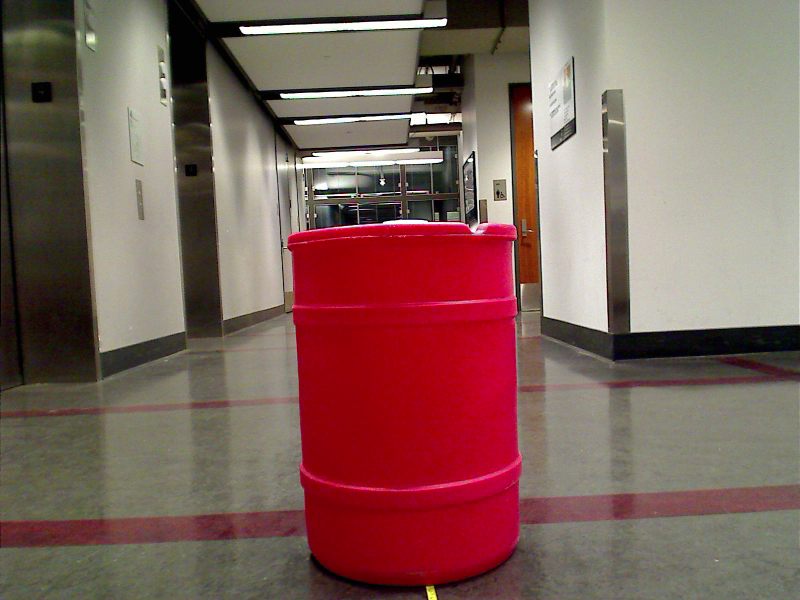
%> input picture project_1/1.3.png, 1600 x 1200 px (shown at 1/2 size)
$ octave --eval "result = detect_barrel(imread('1.3.png'));"   (GNU Octave 9; MATLAB toolbox functions it lacks are replaced by stand-ins)
%> lines starting %> are read from the running program, lines starting %| are printed output that depends on the picture; in (x1, y1, x2, y2) boxes, pixels count from 0 and x2, y2 are one past the last pixel; in counts of white or black regions, pixels touching at a corner belong together; the program's own positions count from 1
function [x, y, d] = detect_barrel(rgbim)
load('model.mat');

% get image
G = fspecial('gaussian',[10 10],10);
rgbim = imfilter(rgbim,G,'same');
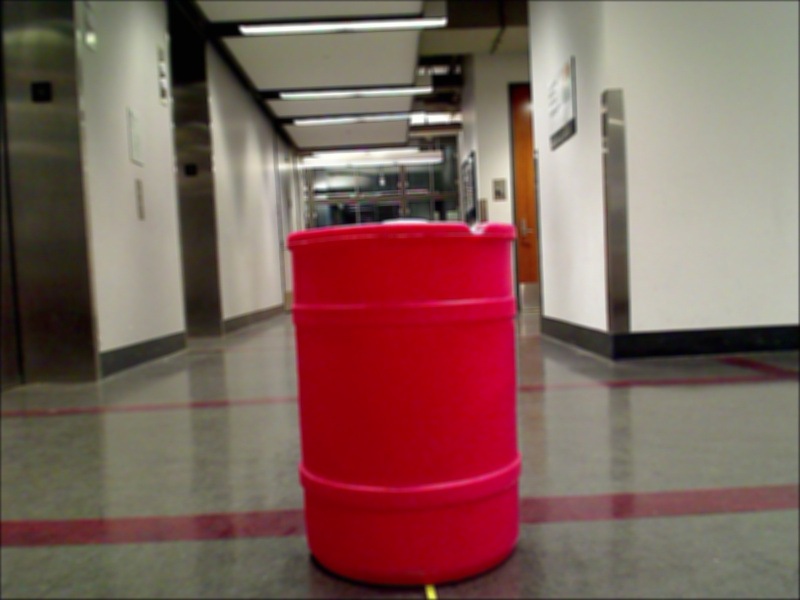
%> rgbim: size 1200x1600x3 uint8 (shown at 1/2 size); mean R, G, B 128.5, 98.1, 90.8
im = rgb2ycbcr(rgbim);
%> im: size 1200x1600x3 uint8; mean of channels 1, 2, 3 107.3, 120.3, 141.9
[r,c,~] = size(im);
%> r = 1200; c = 1600

% get pixel values
Y = reshape(im(:,:,1),r*c,1);
Cb = reshape(im(:,:,2),r*c,1);
Cr = reshape(im(:,:,3),r*c,1);
colors = double([Y Cb Cr]);

S = [];
iteration = 1;
while isempty(S) && iteration ~= length(models)
    % calculate probability density of each pixel
    P = zeros(r*c,models{iteration}.model1.num_clusters+models{iteration}.model2.num_clusters);
    DM = zeros(r*c,models{iteration}.model1.num_clusters+models{iteration}.model2.num_clusters);
    for j = 1:models{iteration}.model1.num_clusters
        P(:,j) = compute_gaussian_density(colors,models{iteration}.model1.mean(j,:),models{iteration}.model1.cov{j});
        mean_centered = bsxfun(@minus,colors,models{iteration}.model1.mean(j,:));
        DM(:,j) = sqrt(sum((mean_centered/models{iteration}.model1.cov{j}).*mean_centered,2));
    end
    for j = models{iteration}.model1.num_clusters+1:models{iteration}.model1.num_clusters+models{iteration}.model2.num_clusters
        P(:,j) = compute_gaussian_density(colors,models{iteration}.model2.mean(j-models{iteration}.model1.num_clusters,:),models{iteration}.model2.cov{j-models{iteration}.model1.num_clusters});
        mean_centered = bsxfun(@minus,colors,models{iteration}.model2.mean(j-models{iteration}.model1.num_clusters,:));
        DM(:,j) = sqrt(sum((mean_centered/models{iteration}.model2.cov{j-models{iteration}.model1.num_clusters}).*mean_centered,2));
    end

    [~,idx] = max(DM,[],2);
    size(idx)
    mask = reshape(idx > models{iteration}.model1.num_clusters,r,c);
    se_o = strel('square',25);
    se_c = strel('square',8);
    mask = imclose(mask,se_c);
    mask = imopen(mask,se_o);

    CC = bwconncomp(mask);
    S = regionprops(CC);
    indicator = false(length(S),1);
    BB_size = zeros(length(S),2);
    Area = zeros(length(S),1);
    for j = 1:length(S)
        BB_size(j,:) = S(j).BoundingBox(3:4);
        Area(j) = S(j).Area;
    end
    a_filt = Area >= 2280;
    S = S(a_filt);
    depth = zeros(length(S),1);

    for j = 1:length(S)
        [w,w_idx] = min(S(j).BoundingBox(3:4));
        [h,~] = max(S(j).BoundingBox(3:4));
        if abs(w/h-40/57)/(40/57) < 0.3
            indicator(j) = true;
        end
        if w_idx == 1
            depth(j) = 40*11.35/w;
        else
            depth(j) = 57*11.35/h;
        end
    end
    S = S(indicator);
    depth = depth(indicator);

    x = zeros(length(S),1);
    y = zeros(length(S),1);
    d = zeros(length(S),1);
    for j = 1:length(S)
        x(j) = S(j).Centroid(1);
        y(j) = S(j).Centroid(2);
        d(j) = depth(j);
    end
    iteration = iteration+1;
end
%> this loop made 1 pass
%> (CC, a_filt, depth) on pass 1: (1 connected component, true, 1)
%> pass 1, in detect_barrel, `mask = reshape(idx > models{iteration}.model1.num_clusters,r,c);`:
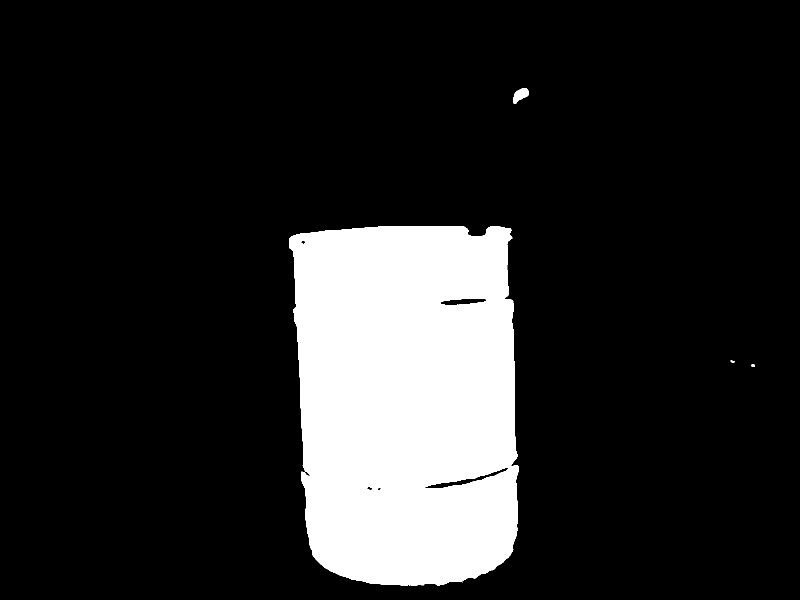
%> mask: size 1200x1600 logical (shown at 1/2 size); 15.4% white; 5 white regions (1 under 20 px), largest, box (x1, y1, x2, y2) and area: (578, 452, 1037, 1171) 294919, (1026, 177, 1058, 208) 588, (1502, 728, 1510, 734) 34, (1461, 721, 1470, 725) 24
%> pass 1, in detect_barrel, `mask = imopen(mask,se_o);`:
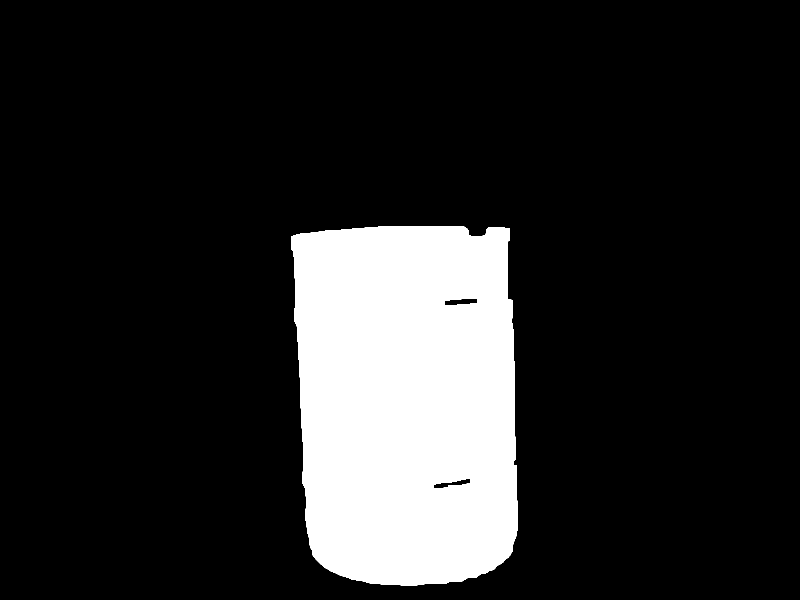
%> mask: size 1200x1600 logical (shown at 1/2 size); 15.4% white; 1 white region, box (x1, y1, x2, y2) and area: (582, 452, 1036, 1171) 295446
%> after the loop, BB_size = [454 719]; iteration = 2
%> `result = detect_barrel(imread('1.3.png'));`: result = 814.3
